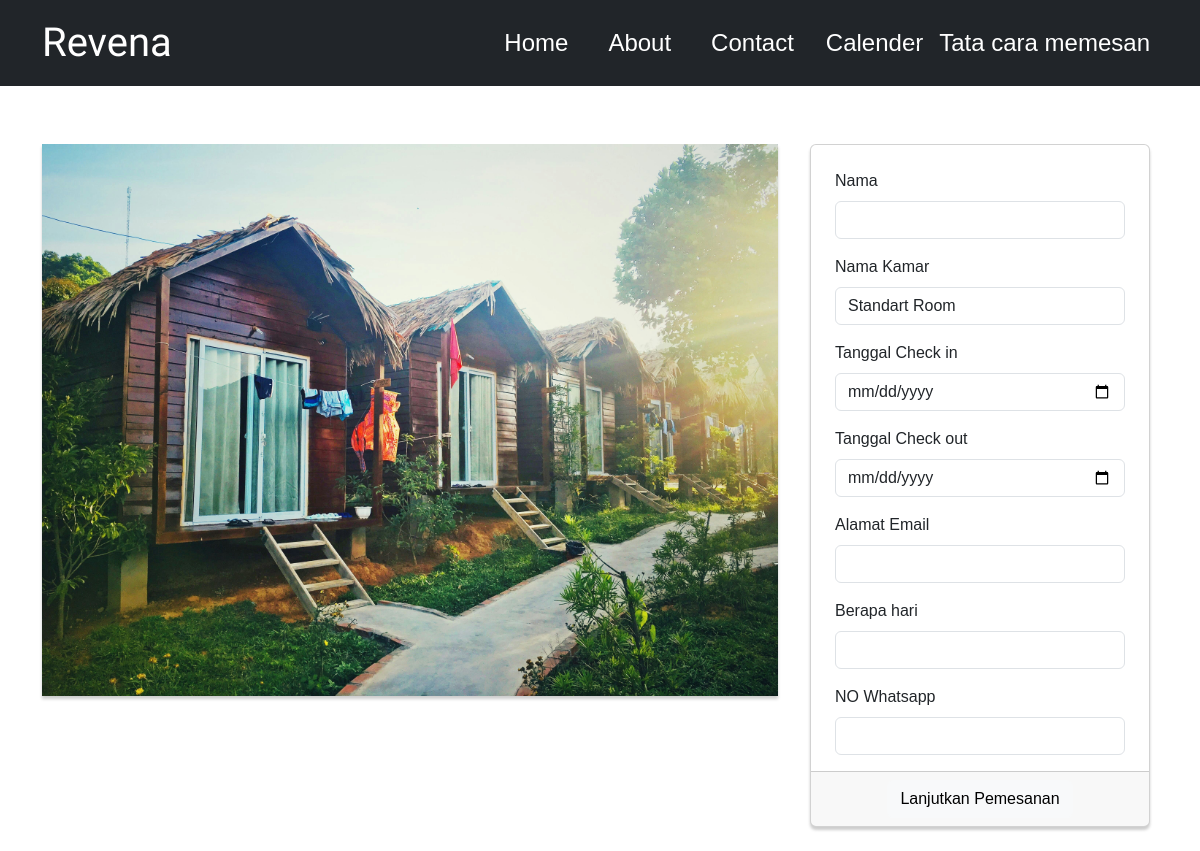
/client/form.php?id=6, run on the app's committed database.
### tables this page shows
CREATE TABLE `produk` (
  `id` int(11) NOT NULL,
  `gambar` varchar(100) NOT NULL,
  `nama_paket` varchar(20) NOT NULL,
  `nama_room` varchar(50) NOT NULL,
  `harga` varchar(50) NOT NULL,
  `deskripsi` text NOT NULL,
  `fasilitas1` text NOT NULL,
  `fasilitas2` text NOT NULL,
  `fasilitas3` text NOT NULL,
  `fasilitas4` text NOT NULL,
  `fasilitas5` text NOT NULL,
  `fasilitas6` text NOT NULL
);

### client/form.php (the view, shortened to what this page needs)
<?php
include("../function/koneksi.php");
?>
<!DOCTYPE html>
<html lang="en">
<head>
  <link href="https://cdn.jsdelivr.net/npm/bootstrap@5.3.3/dist/css/bootstrap.min.css" rel="stylesheet" />
  <link rel="stylesheet" href="style.css" />
</head>
<body>
  <nav class="navbar navbar-expand-lg bg-dark fixed-top">
    <div class="container">
      <a class="navbar-brand fs-1 text-white" href="#" style="font-family: 'Kaushan Script', cursive">Revena</a>
      <div class="collapse navbar-collapse justify-content-end" id="navbarNav">
        <ul class="navbar-nav">
          <li class="nav-item me-4 fs-4">
            <a class="nav-link active text-white" aria-current="page" href="../index.php">Home</a>
          </li>
          <li class="nav-item me-4 fs-4">
            <a class="nav-link text-white" href="../index.php#about">About</a>
          </li>
          <li class="nav-item me-3 fs-4">
            <a class="nav-link text-white" href="../index.php#contact">Contact</a>
          </li>
          <li class="nav-item fs-4">
            <a class="nav-link text-white" href="calender.php">Calender</a>
          </li>
          <li class="nav-item fs-4">
            <a class="nav-link text-white" href="tutorial.html">Tata cara memesan</a>
          </li>
        </ul>
      </div>
    </div>
  </nav>
  <br /><br /><br /><br /><br /><br />
  <section class="main-body">
    <div class="container">
      <?php
      if (isset($_GET["id"])) {
        $id = $_GET["id"];
        $query = mysqli_query($koneksi, "SELECT * FROM produk WHERE id = $id");
        if ($query->num_rows > 0) {
          $row = mysqli_fetch_assoc($query);
      ?>
          <div class="row">
            <div class="col-lg-8">
              <img src="../resource/<?= $row['gambar'] ?>" class="img" alt="..." style="box-shadow: 0 3px 3px rgba(0, 0, 0, 0.2)" />
            </div>
            <div class="col-lg-4" id="kolom">
              <form action="total_pembayaran.php" method="post">
                <div class="card mb-4 mx-2" style="box-shadow: 0 3px 3px rgba(0, 0, 0, 0.2)">
                  <div class="mb-3 mt-4 mx-4">
                    <label for="nama" class="form-label">Nama</label>
                    <input type="text" class="form-control" id="nama" aria-describedby="emailHelp" name="nama" required>
                  </div>
                  <div class="mb-3 mx-4">
                    <label for="nama_kamar" class="form-label">Nama Kamar</label>
                    <input type="text" class="form-control" id="nama_kamar" aria-describedby="emailHelp" name="nama_kamar" value="<?= $row['nama_room'] ?>" readonly>
                  </div>
                  <div class="mb-3 mx-4 ">
                    <label for="tanggal" class="form-label">Tanggal Check in</label>
                    <input type="date" class="form-control" id="tanggal_cekin" aria-describedby="emailHelp" name="check_in" required onchange="setMinCheckOut()" min="<?= date('Y-m-d') ?>">
                  </div>
                  <div class="mb-3 mx-4 ">
                    <label for="tanggal" class="form-label">Tanggal Check out</label>
                    <input type="date" class="form-control" id="tanggal_cekout" aria-describedby="emailHelp" name="check_out" required>
                  </div>
                  <div class="mb-3 mx-4">
                    <label for="email" class="form-label">Alamat Email</label>
                    <input type="email" class="form-control" id="email" aria-describedby="emailHelp" name="email" required>
                  </div>
                  <div class="mb-3 mx-4">
                    <label for="hari" class="form-label">Berapa hari</label>
                    <input type="number" class="form-control" id="hari" aria-describedby="emailHelp" name="beberapa_hari" required>
                  </div>
                  <div class="mb-3 mx-4">
                    <label for="nama" class="form-label">NO Whatsapp</label>
                    <input type="number" class="form-control" id="nomer" aria-describedby="emailHelp" name="nomer" required>
                  </div>
                  <div class="card-footer text-center">
                    <button class="btn btn-light text-black" type="submit" name="submit">
                      Lanjutkan Pemesanan
                    </button>
                  </div>
                </div>
              </form>
          <?php } else {
          header('Location: ../index.php');
        }
      } else {
        header('Location: ../index.php');
      } ?>
            </div>
          </div>
    </div>
  </section>
</body>
</html>

### client/style.css (style rules this page uses)
* { font-family: Arial, Helvetica, sans-serif; }
img { max-width: 100%; height: auto; }
li { list-style-type: circle; }

### data on the page
produk: gambar (picture), nama_kamar "Standart Room"
